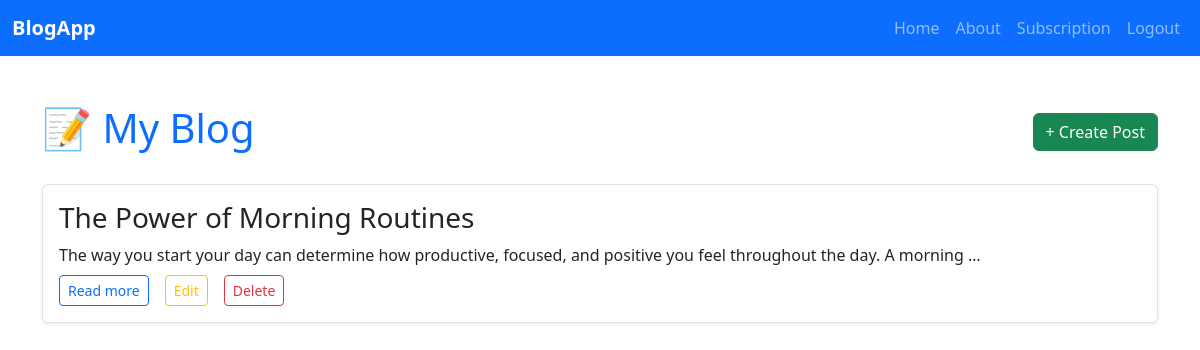
Screenshot of / (signed in) with the database file from the repository.
### app1/models.py (models this page shows, shortened)
class Post(models.Model):
    author = models.ForeignKey(User,on_delete=models.CASCADE)
    title = models.CharField(max_length=200)
    content = models.TextField()
    created_at = models.DateField(auto_now_add=True)
    updated_at = models.DateField(auto_now=True)

### app1/views.py (the view)
# urls.py: path('',views.index,name='index'),
def index(request):
    if request.user.is_authenticated:
        posts = Post.objects.filter(author=request.user)
    else:
        posts = []
    context = {
        'posts': posts
    }
    return render(request, 'index.html', context)

### templates/index.html
{% extends "base.html" %}
{% block content %}
<div class="container mt-5">
    <div class="d-flex justify-content-between align-items-center mb-4">
      <h1 class="text-primary">
 📝
 My Blog</h1>
        {% if user.is_authenticated %}
      <a href="{% url 'create-post' %}" class="btn btn-success">+ Create Post</a>
      {% else %}
      <a href="{% url 'signin' %}" class="btn btn-success">+ Create Post</a>
      {% endif %}
    </div>
    {% if posts %}
      <div class="list-group">
        {% for post in posts %}
          <div class="list-group-item p-3 mb-3 border rounded shadow-sm">
            <h3 class="mb-2">{{ post.title }}</h3>
            <p class="mb-2">{{ post.content|truncatewords:20 }}</p>
            <div class="d-flex gap-3">
              <a href="{% url "read-more" id=post.id %}" class="btn btn-outline-primary btn-sm">Read more</a>
              <a href="{% url "edit-post" id=post.id %}" class="btn btn-outline-warning btn-sm">Edit</a>
              <a href="{% url "delete-post" id=post.id %}" class="btn btn-outline-danger btn-sm">Delete</a>
            </div>
          </div>
        {% endfor %}
      </div>
    {% else %}
      <div class="alert alert-info">
        No posts yet. Click "Create Post" to get started.
      </div>
    {% endif %}
  </div>
{% endblock content %}

### rows the page displays
Post: title "The Power of Morning Routines", content "The way you start your day can determine how productive, focused, and positive you feel throughout the day. A morning …"
